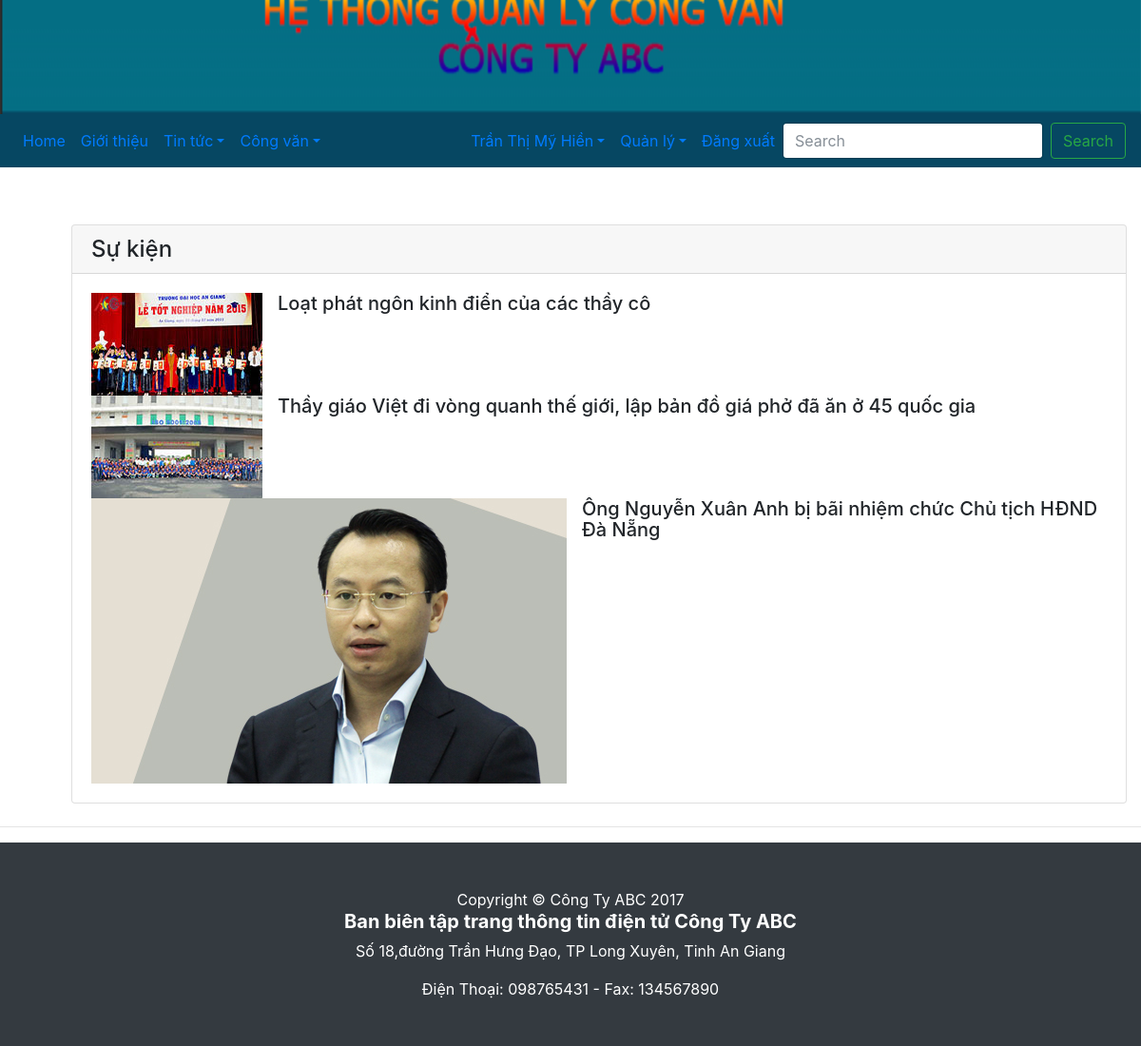
Screenshot of /hoatdongcongty.php (signed in) with the database file from the repository.
### tables this page shows
CREATE TABLE IF NOT EXISTS `tintuc` (
`ID` int(10) NOT NULL,
  `Hinhanh` varchar(255) DEFAULT NULL,
  `Tieude` varchar(255) NOT NULL,
  `ID_danhmuc` int(10) NOT NULL,
  `ID_nguoidung` int(10) NOT NULL,
  `Ngaydang` datetime NOT NULL,
  `Tomtat` text NOT NULL,
  `Noidung` text NOT NULL
);

### hoatdongcongty.php (the view, shortened to what this page needs)
<?php
  require_once "config.php";
  $sql = "SELECT d.TenDM ,t.*,n.HoVaTen
      FROM danhmuc d , tintuc t , nguoidung n
      WHERE d.ID = t.ID_danhmuc AND n.ID=t.ID_nguoidung";
      $danhsach = mysqli_query($link, $sql);
?>
<!DOCTYPE html>
<html lang="en">
  <head>
    <link rel="stylesheet" href="css/bootstrap.min.css" />
    <link rel="stylesheet" href="css/bootstrap-custom.css" />
  </head>
  <body>
    <?php include_once "navbar.php"; ?>
      <div class="container" style="margin: 5% 8% 2% 5%;">
         <div class="card" >
        <h4 class="card-header">Sự kiện</h4>
            <div class="card-body">
        <?php
             while($dong = mysqli_fetch_array($danhsach))
              {
              echo "<div class='media'>";
                echo "<img class='align-self-center mr-3' src='img/{$dong['Hinhanh']}' alt='' />";
                echo " <div class='media-body'>";
                echo "<h5 class='mt-0'>{$dong['Tieude']}</h5>";
              echo "</div>";
               echo " </div>";
              }
   ?>
        </div>
      </div>
    </div>
    <?php include_once "footer.php"; ?>
  </body>
</html>

### rows the page displays
tintuc: Hinhanh (picture), Tieude "Loạt phát ngôn kinh điển của các thầy cô"
tintuc: Hinhanh (picture), Tieude "Thầy giáo Việt đi vòng quanh thế giới, lập bản đồ giá phở đã ăn ở 45 quốc gia"
tintuc: Hinhanh (picture), Tieude "Ông Nguyễn Xuân Anh bị bãi nhiệm chức Chủ tịch HĐND Đà Nẵng"

### other values shown
$_SESSION['HoVaTen'] "Trần Thị Mỹ Hiền"
